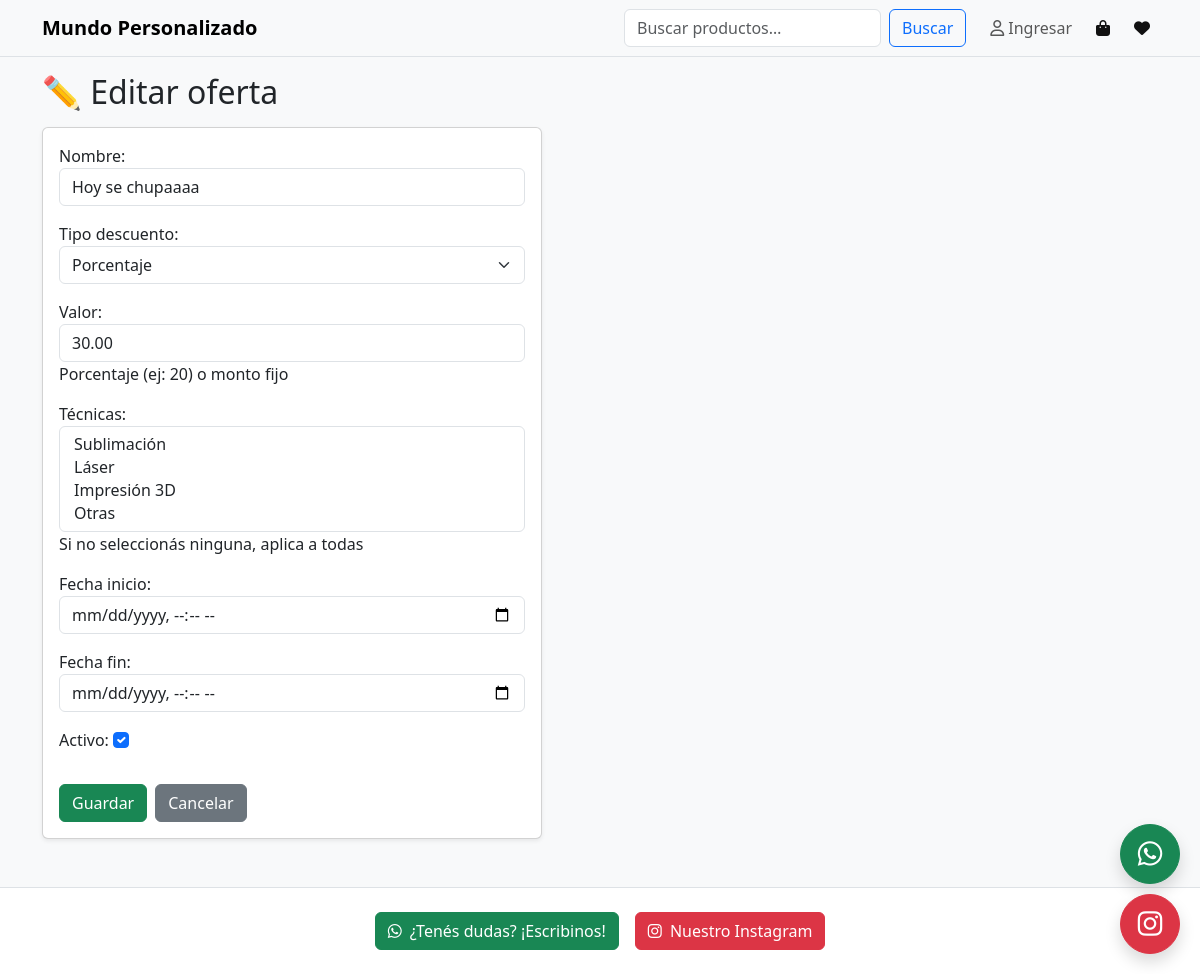
The page /owner/ofertas/1/editar/ on the database its author committed.
### ofertas/models.py (models this page shows, shortened)
class Oferta(models.Model):
    class TipoDescuento(models.TextChoices):
        PORCENTAJE = "PCT", "Porcentaje"
        FIJO = "FIJ", "Monto fijo"
    nombre = models.CharField(max_length=100)
    tipo_descuento = models.CharField(
        max_length=3,
        choices=TipoDescuento.choices,
        default=TipoDescuento.PORCENTAJE,
    )
    valor = models.DecimalField(
        max_digits=5,
        decimal_places=2,
        help_text="Porcentaje (ej: 20) o monto fijo"
    )
    tecnicas = models.JSONField(
        blank=True,
        null=True,
        help_text="Ej: ['SUB', 'LAS']"
    )
    fecha_inicio = models.DateTimeField()
    fecha_fin = models.DateTimeField()
    activo = models.BooleanField(default=True)
    created_at = models.DateTimeField(auto_now_add=True)

### owner/views.py (the view)
# urls.py: path("ofertas/<int:oferta_id>/editar/", owner_oferta_edit, name="owner_oferta_edit"),
def owner_oferta_edit(request, oferta_id):
    oferta = get_object_or_404(Oferta, id=oferta_id)
    if request.method == "POST":
        form = OfertaForm(request.POST, instance=oferta)
        if form.is_valid():
            form.save()
            return redirect("owner_oferta_list")
    else:
        form = OfertaForm(instance=oferta)
    return render(request, "owner/oferta_form.html", {"form": form, "modo": "Editar"})

### ofertas/forms.py (shortened to what this page needs)
class OfertaForm(forms.ModelForm):
    tecnicas = forms.MultipleChoiceField(
        choices=TECNICAS_CHOICES,
        required=False,
        widget=forms.SelectMultiple(attrs={
            "class": "form-select",
            "size": 4,
        }),
        label="Técnicas",
        help_text="Si no seleccionás ninguna, aplica a todas",
    )
    class Meta:
        model = Oferta
        fields = [
            "nombre",
            "tipo_descuento",
            "valor",
            "tecnicas",
            "fecha_inicio",
            "fecha_fin",
            "activo",
        ]
        widgets = {
            "nombre": forms.TextInput(attrs={"class": "form-control"}),
            "tipo_descuento": forms.Select(attrs={"class": "form-select"}),
            "valor": forms.NumberInput(attrs={"class": "form-control"}),
            "fecha_inicio": forms.DateTimeInput(
                attrs={"type": "datetime-local", "class": "form-control"}
            ),
            "fecha_fin": forms.DateTimeInput(
                attrs={"type": "datetime-local", "class": "form-control"}
            ),
            "activo": forms.CheckboxInput(attrs={"class": "form-check-input"}),
        }

### cliente/context_processors.py (called while the page is built, shortened)
def carrito_y_favoritos(request):
    carrito = request.session.get("carrito", {}) or {}
    favoritos = request.session.get("favoritos", {}) or {}
    cart_items = []
    cart_total_qty = 0
    favorites_items = []
    return {
        "cart_items": cart_items,
        "cart_total_qty": cart_total_qty,
        "favorites_items": favorites_items,
        "favorites_count": len(favorites_items),
    }

### owner/templates/owner/oferta_form.html (shortened to what this page needs)
{% extends "base.html" %}
{% block content %}
<h2 class="mb-3">
  {% if form.instance.pk %}
    ✏️ Editar oferta
  {% else %}
    ➕ Crear oferta
  {% endif %}
</h2>
<form method="post" class="card p-3 shadow-sm" style="max-width: 500px;">
  {{ form.as_p }}
  <div class="mt-3 d-flex gap-2">
    <button type="submit" class="btn btn-success">
      Guardar
    </button>
    <a href="{% url 'owner_oferta_list' %}" class="btn btn-secondary">
      Cancelar
    </a>
  </div>
</form>
{% endblock %}

### rows shown on the page
Oferta: nombre "Hoy se chupaaaa", tipo_descuento "Porcentaje", valor "30.00", tecnicas "Sublimación / Láser / Impresión 3D / Otras", activo "☑"
